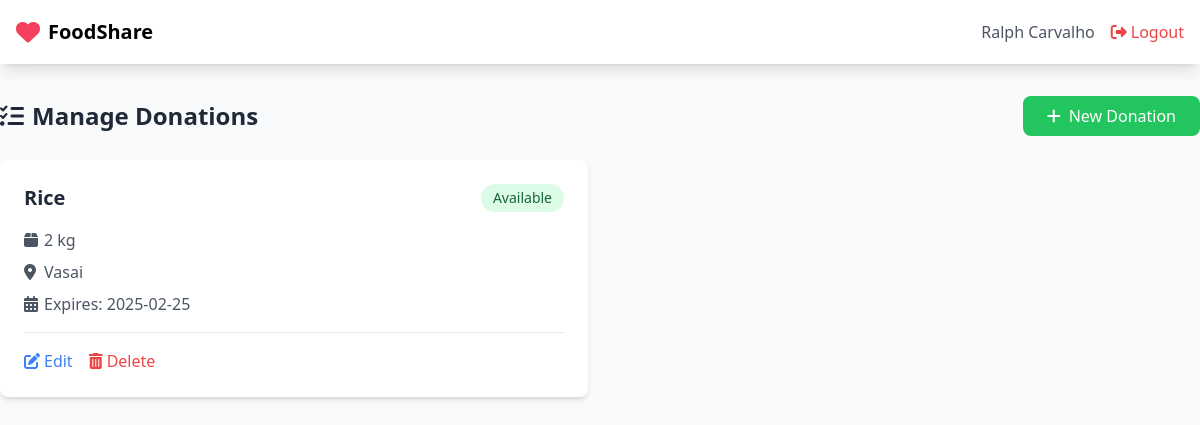
/manage-donations (signed in), run on the app's committed database.
### models.py (models this page shows)
class FoodDonation(db.Model):
    __tablename__ = 'food_donations'
    id = db.Column(db.Integer, primary_key=True)
    user_id = db.Column(db.Integer, db.ForeignKey('users.id'), nullable=False, index=True)
    food_name = db.Column(db.String(100), nullable=False)
    quantity = db.Column(db.String(50), nullable=False)
    location = db.Column(db.String(200), nullable=False)
    expiry_date = db.Column(db.Date, nullable=False, index=True)
    created_at = db.Column(db.DateTime, default=datetime.utcnow)
    status = db.Column(db.String(20), default='available')
    requests = db.relationship('FoodRequest', backref='donation', lazy=True,
                             cascade="all, delete-orphan")

### app.py (the view)
@app.route('/manage-donations')
@login_required
@role_required('donor')
def manage_donations():
    donations = FoodDonation.query.filter_by(
        user_id=session['user_id']
    ).order_by(desc(FoodDonation.created_at)).all()
    return render_template('manage_donations.html', donations=donations)

### app.py (called while the page is built)
def login_required(f):
    @wraps(f)
    def decorated_function(*args, **kwargs):
        if 'user_id' not in session:
            flash('Please login first.', 'danger')
            return redirect(url_for('login'))
        return f(*args, **kwargs)
    return decorated_function

def role_required(role):
    def decorator(f):
        @wraps(f)
        def decorated_function(*args, **kwargs):
            if session.get('role') != role:
                flash(f'Only {role}s can access this page.', 'danger')
                return redirect(url_for('dashboard'))
            return f(*args, **kwargs)
        return decorated_function
    return decorator

### templates/manage_donations.html (shortened to what this page needs)
{% extends "base.html" %}
{% block content %}
<div class="space-y-6">
    <div class="flex justify-between items-center">
        <h1 class="text-2xl font-bold text-gray-800">
            <i class="fas fa-tasks mr-2"></i>Manage Donations
        </h1>
        <a href="{{ url_for('donate_food') }}"
           class="bg-green-500 hover:bg-green-600 text-white px-6 py-2 rounded-lg">
            <i class="fas fa-plus mr-2"></i>New Donation
        </a>
    </div>
    <div class="grid grid-cols-1 lg:grid-cols-2 gap-6">
        {% for donation in donations %}
        <div class="bg-white rounded-lg shadow-md p-6">
            <div class="flex justify-between items-start mb-4">
                <h3 class="text-xl font-semibold text-gray-800">{{ donation.food_name }}</h3>
                <span class="px-3 py-1 rounded-full text-sm {% if donation.status == 'available' %}bg-green-100 text-green-800{% else %}bg-gray-100 text-gray-800{% endif %}">
                    {{ donation.status|title }}
                </span>
            </div>
            <div class="space-y-2 text-gray-600 mb-4">
                <p><i class="fas fa-box w-5"></i>{{ donation.quantity }}</p>
                <p><i class="fas fa-map-marker-alt w-5"></i>{{ donation.location }}</p>
                <p><i class="fas fa-calendar-alt w-5"></i>Expires: {{ donation.expiry_date.strftime('%Y-%m-%d') }}</p>
            </div>
            <div class="border-t pt-4">
                <div class="flex space-x-4">
                    <a href="{{ url_for('edit_donation', id=donation.id) }}"
                       class="text-blue-500 hover:text-blue-700">
                        <i class="fas fa-edit mr-1"></i>Edit
                    </a>
                    <a href="{{ url_for('delete_donation', id=donation.id) }}"
                       class="text-red-500 hover:text-red-700"
                       onclick="return confirm('Are you sure?')">
                        <i class="fas fa-trash-alt mr-1"></i>Delete
                    </a>
                </div>
            </div>
        </div>
        {% endfor %}
    </div>
</div>
{% endblock %}

### data on the page
FoodDonation: food_name "Rice", status "Available", quantity "2 kg", location "Vasai", expiry_date "2025-02-25"

### other printed values
{{ session['user_name'] }} "Ralph Carvalho"
